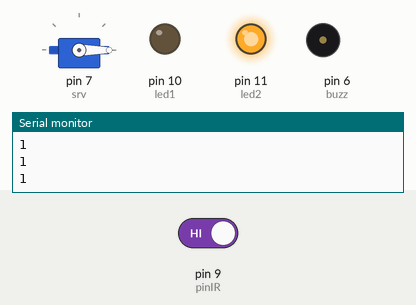
Recording of a sketch running on a simulated Arduino Uno, built with avr-gcc and run on an emulated ATmega328P. Parts: servo, output pins drawn as LEDs (lit = HIGH), buzzer (waves = sounding, pin HIGH), the last lines printed to the serial monitor. The test bench sets the inputs (shaded band); at power-on: pin 9 (pinIR) HIGH.

Above: at 2.8 s.
2.9 s: pin 9 (pinIR) driven LOW
At 3.6 s:
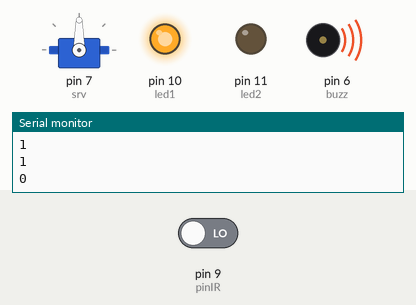
4.5 s: pin 9 (pinIR) driven HIGH
At 6.4 s:
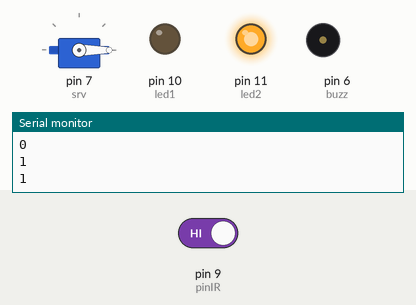
Timing chart, 0 to 7.9 s (numbered marks = the images above; inputs shaded):
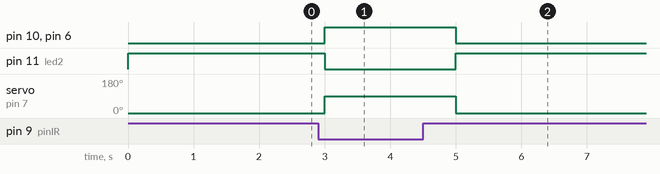

The sketch:

sensorIR_ardu.ino
```cpp
#include <Servo.h>

Servo srv;
int pinIR = 9;
long stat;
int led1 = 10;
int led2 = 11;
int buzz = 6;

void setup() {
  srv.attach(7);
  pinMode(pinIR, INPUT);
  pinMode(led1, OUTPUT);
  pinMode(led2, OUTPUT);
  pinMode(buzz, OUTPUT);
  Serial.begin(9600);
}

void loop() {
  /*digitalWrite(trigPin, LOW);
  delayMicroseconds(2);
  digitalWrite(trigPin, HIGH);
  delayMicroseconds(10);
  digitalWrite(trigPin, LOW);
  durasi = pulseIn(echoPin, HIGH);
  jarak = durasi*0.034/2;
  Serial.println(jarak);
  */

 stat = digitalRead(pinIR);
  Serial.println(stat);
  srv.write(0);
  if(stat == 0){
    srv.write(90);
    digitalWrite(led1,HIGH);
    digitalWrite(led2,LOW);
    digitalWrite(buzz,HIGH);
    delay(1000);
  }
  if(stat == 1){
    srv.write(0);
    digitalWrite(led1,LOW);
    digitalWrite(led2,HIGH);
    digitalWrite(buzz,LOW);
    delay(1000);
  }
}
```

Measured:
- after the input at 2.9 s, pin 10 (led1), pin 6 (buzz): LOW → HIGH after 0.10 s; pin 11 (led2): HIGH → LOW after 0.10 s; servo on pin 7 (srv): 0° → 90° after 0.10 s
- after the input at 4.5 s, pin 10 (led1), pin 6 (buzz): HIGH → LOW after 0.50 s; pin 11 (led2): LOW → HIGH after 0.50 s; servo on pin 7 (srv): 90° → 0° after 0.50 s
